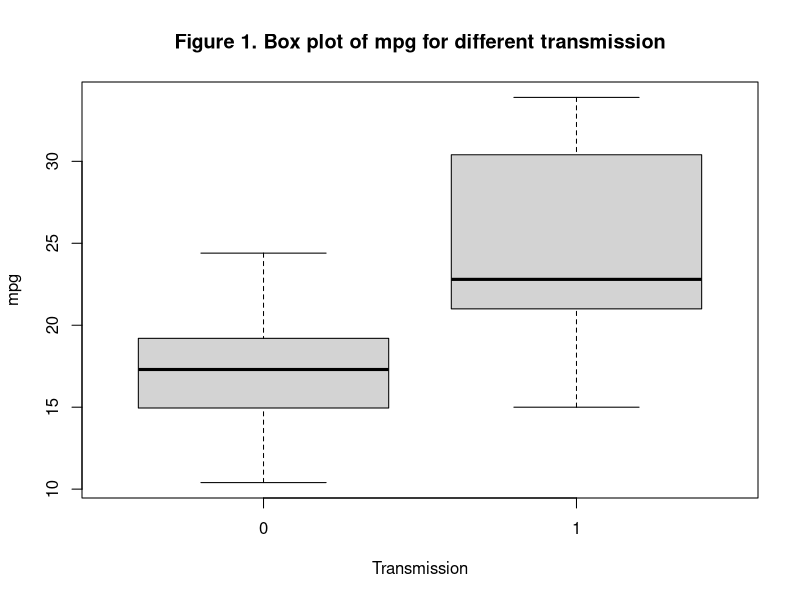
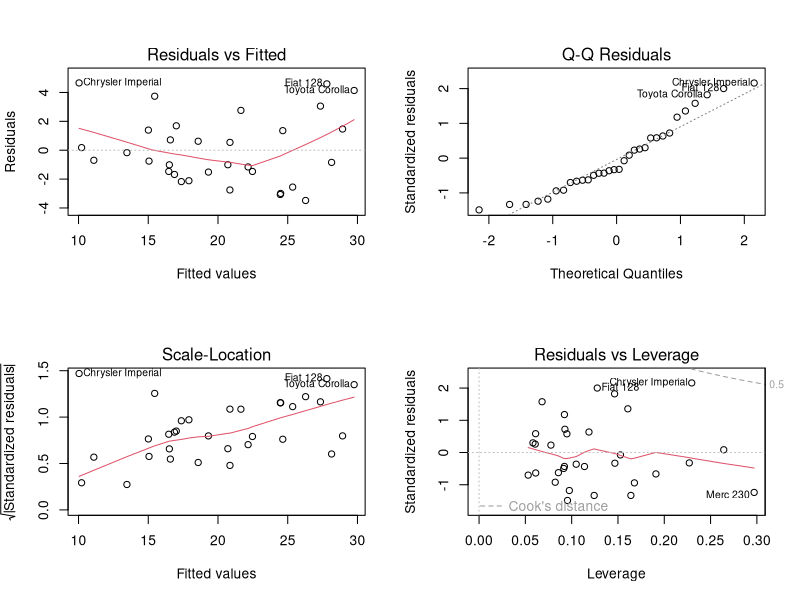

Write the R code that produced these figures, in order.
## ---- chunk 1
data(mtcars)
summary(mtcars$mpg[mtcars$am==0])
sd(mtcars$mpg[mtcars$am==0])

summary(mtcars$mpg[mtcars$am==1])
sd(mtcars$mpg[mtcars$am==1])
## ---- chunk 2
lm1 <- step(lm(mpg ~ ., data=mtcars))
## ---- chunk 3
summary(lm1)$sigma
## ---- chunk 4
lm2 <- lm(mpg ~ am + wt, data=mtcars)
## ---- chunk 5
summary(lm2)$sigma
## ---- chunk 6
lm3 <- lm(mpg ~ am + qsec, data=mtcars)
## ---- chunk 7
summary(lm3)$sigma
## ---- chunk 8
lm4 <- lm(mpg ~ am, data=mtcars)
## ---- chunk 9
summary(lm4)$sigma
## ---- chunk 10
boxplot(mtcars$mpg ~ mtcars$am,main='Figure 1. Box plot of mpg for different transmission', xlab='Transmission', ylab='mpg')
## ---- chunk 11
par(mfrow = c(2, 2))
plot(lm1)
